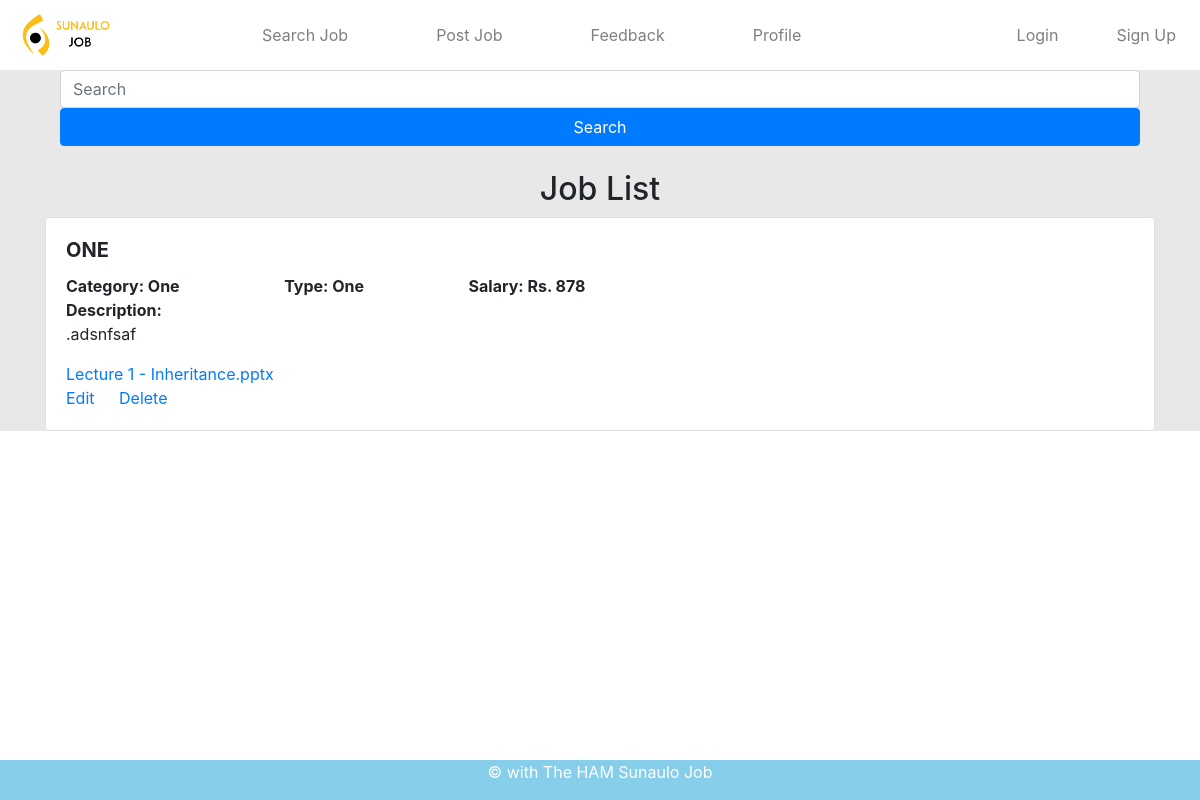
/postjob/data, run on an earlier commit of the app's database.
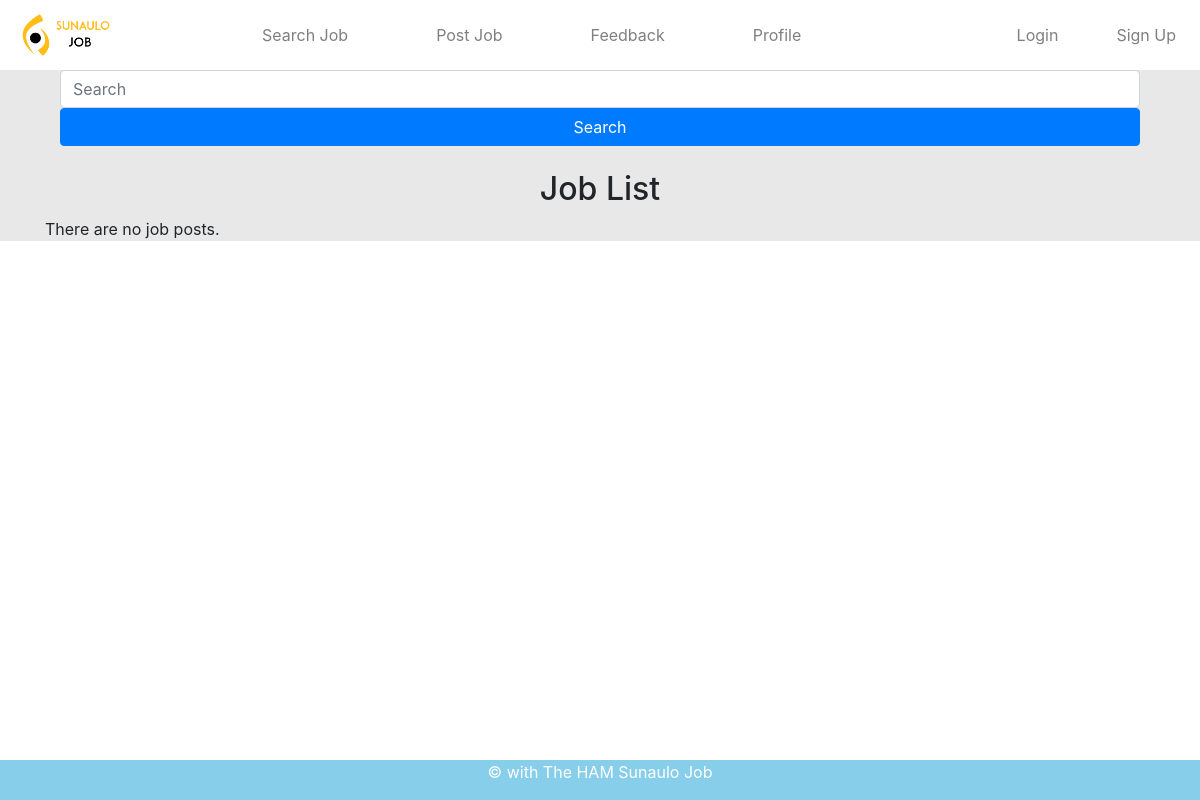
And on a later commit of the database.
### postjob/models.py (models this page shows)
class Post(models.Model):
    title= models.CharField(max_length=50)
    category= models.CharField(max_length=50)
    job_type= models.CharField(max_length=50)
    salary= models.IntegerField()
    description = models.TextField()
    file = models.FileField()
    def __str__(self):
        return str(self.id)+ " " +self.title + " " +self.category + " " + self.job_type + " " + str(self.salary) +" " + self.description

### postjob/views.py (the view)
# urls.py: path('data', view_saved_posted_data),
def view_saved_posted_data(request):
    list_of_post = Post.objects.all()
    print(list_of_post)
    context_variable = {
        'posts':list_of_post
    }
    return render(request,'viewdata.html',context_variable)

### postjob/templates/viewdata.html (shortened to what this page needs)
{% extends "base.html" %}
{% load static %}
{% block body %}
<div class="container">
  <div class="container">
  <form method="POST" action="search" class="needs-validation" novalidate>
    <input class="form-control col-sm-12" type="search" placeholder="Search" name="search" required>
    <button class="btn btn-primary col-sm-12" type="submit">Search</button>
  </form>
</div><br>
<div>
  <h2 style="text-align: center;"> Job List</h2>
  {% for post in posts %}
  <div class="card">
    <div class="card-body">
      <h5 class="card-title text-uppercase" class="text-uppercase" style="font-weight: bolder;">{{post.title}}</h5>
      <h8 class="card-title text-capitalize" style="font-weight: bold;">Category: {{post.category}}</h8>
      <h8 class="card-title text-capitalize" style="padding-left: 100px; font-weight: bold;">Type: {{post.job_type}}</h8>
      <h8 class="card-title text-capitalize" style="padding-left: 100px; font-weight: bold;">Salary: Rs. {{post.salary}}</h8><br>
      <h8 class="card-title" style="font-weight: bold;">Description:</h8>
      <p class="card-text">{{post.description}}</p>
      <a href="{{post.file.url}}"  class="card-link">{{post.file}}</a><br>
      <a href="data/edit/{{post.id}}" class="card-link">Edit</a>
      <a href="data/delete/{{post.id}}" class="card-link">Delete</a>
    </div>
  </div>
  {% empty %}
    There are no job posts.
  {% endfor %}
</div>
{% endblock body %}

### SunauloJob/templates/base.html (shortened to what this page needs)
{% load static %}
<!DOCTYPE html>
<html lang="en">
<head>
    <link rel="stylesheet" href="/static/css/bootstrap.min.css">
    <link rel="stylesheet" href="/static/css/footer.css">
</head>
<body>
    <nav class="navbar navbar-expand-md navbar-light" style="background-color:white;">
        <a class="navbar-brand">
          <img src="{%static 'images/logo.png' %}" alt="Logo" style="width: 100px;">
        </a>
        <ul class="navbar-nav" style="padding-left: 50px;">
          <li class="nav-item">
            <a class="nav-link" href="/postjob/data" style="padding-left: 80px;">Search Job</a>
          </li>
          <li class="nav-item">
            <a class="nav-link" href="/postjob/post" style="padding-left: 80px;">Post Job</a>
          </li>
          <li class="nav-item">
            <a class="nav-link" href="/user/feedback" style="padding-left: 80px;">Feedback</a>
          </li>
          <li class="nav-item">
            <a class="nav-link" href="/user/profile" style="padding-left: 80px;">Profile</a>
          </li>
        </ul>
        <ul class="navbar-nav ml-auto">
          <li class="nav-item">
            <a class="nav-link" href="/user/login" style="padding-left: 50px;">Login</a>
          </li>
          <li class="nav-item">
            <a class="nav-link" href="/user/signup" style="padding-left: 50px;">Sign Up</a>
          </li>
        </ul>
      </nav>
<div style="background-color:#E8E8E8;">
{% block body %}
{% endblock body %}
</div>
  <footer class="footer" style="bottom: 0;">
        <p>&COPY with The HAM Sunaulo Job </p>
  </footer>
</body>
</html>

### static/css/footer.css (style rules this page uses)
.footer { position: fixed; width: 100%; color: white; text-align: center; box-sizing: border-box; background-color:skyblue; }

What changed in the data, as far as the page shows it:
removed Post: title "ONE", category "One", job_type "One", salary "878", description ".adsnfsaf", file "Lecture 1 - Inheritance.pptx"
Also different on the page:
text now shown: "There are no job posts."
